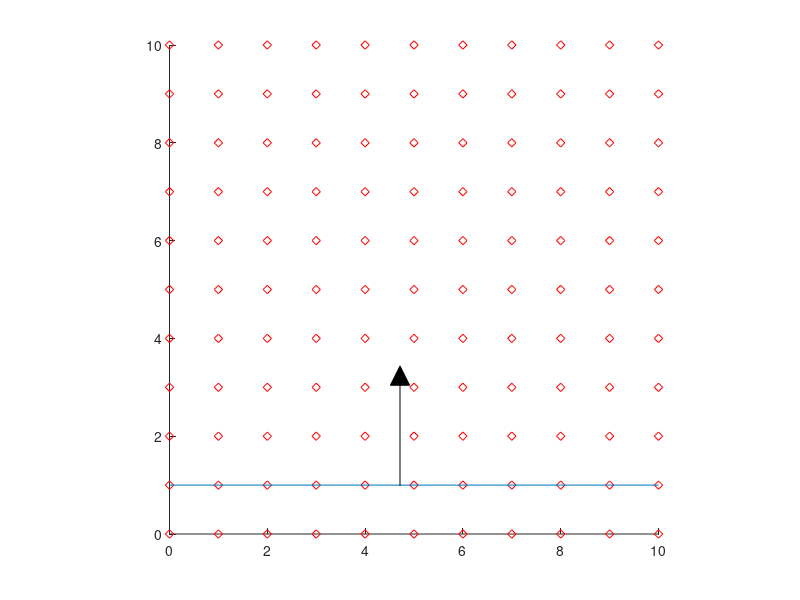
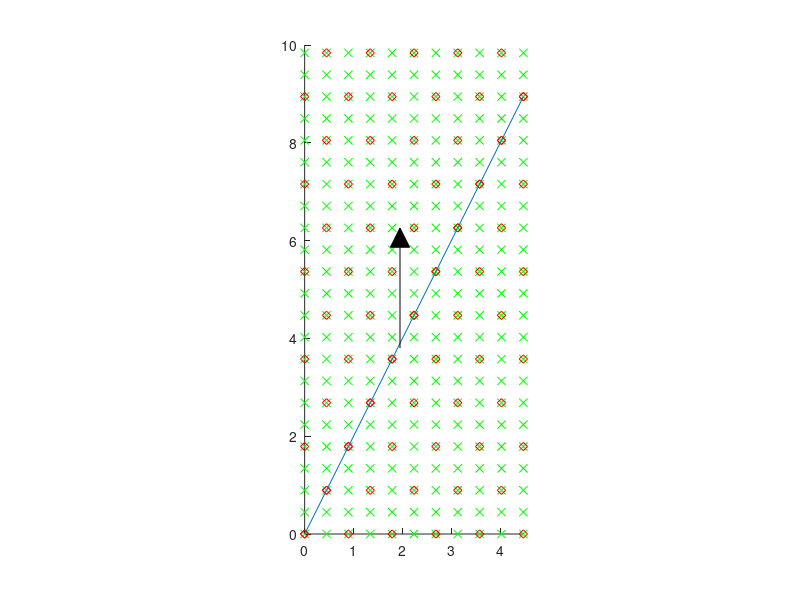
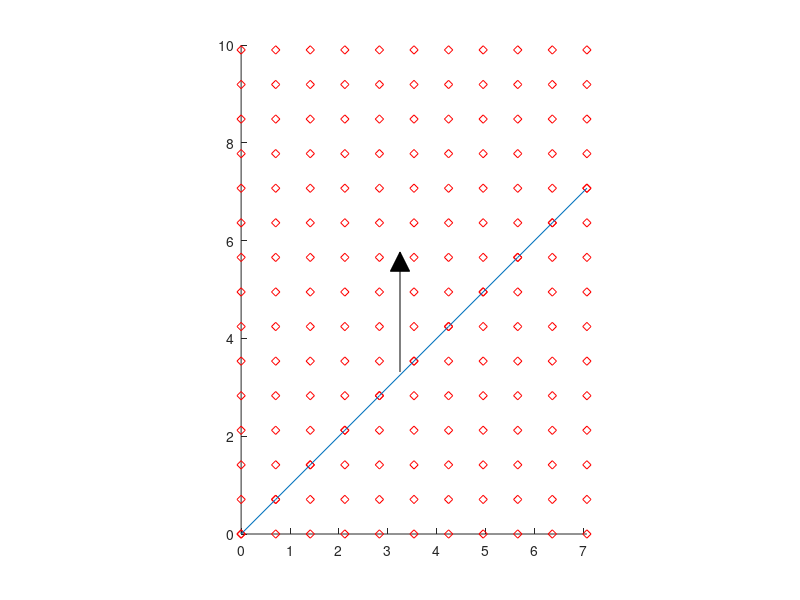

Source code (MATLAB) for these figures, in order:
close all;clear all;
c           = 1;                %感光源尺寸
L           = 10;               %线阵长度
y_length    = 10;               %推帚方向扫描长度
%%常规模式采样
theta       = 0.5*pi;
x_length    = L * sin(theta);
p           = c * sin(theta);   %空间网格宽度
x           = 0:p:x_length;
y           = 0:p:y_length;
figure;hold on;axis equal;
[X,Y] = meshgrid(x,y);
plot(X,Y,'rd')
axis([0 x_length 0 y_length])
plot(x,ones(1,length(x)))
annotation('arrow',[0.5 0.5],[0.19 0.39],'LineStyle','-','color',[0 0 0],'HeadStyle','plain');
saveas(gcf,'regular_sampling.png','png')
%%27度斜模式采样
theta       = atan(0.5);
x_length    = L * sin(theta);
p           = c * sin(theta);   %空间网格宽度
x           = 0:p:x_length;
y           = 0:p:y_length;
[X,Y] = meshgrid(x,y);
figure;hold on;axis equal; axis([0 x_length 0 y_length])
plot(X,Y,'gx')
for ii = 0:p:y_length
    y = 2*x + 4*ii;
    plot(x,y,'rd')
    y = 2*x - 4*ii;
    plot(x,y,'rd')
end
plot(x,2*x)
annotation('arrow',[0.5 0.5],[0.42 0.62],'LineStyle','-','color',[0 0 0],'HeadStyle','plain');
saveas(gcf,'27_tilting.png','png')
%%45度斜模式采样
theta       = 45*pi/180;
x_length    = L * sin(theta);
p           = c * sin(theta);   %空间网格宽度
x           = 0:p:x_length;
y           = 0:p:y_length;
[X,Y] = meshgrid(x,y);
figure;hold on;axis equal; axis([0 x_length 0 y_length])
for ii = 0:p:y_length
    y = x + ii;
    plot(x,y,'rd')
    y = x - ii;
    plot(x,y,'rd')
end
plot(x,x)
annotation('arrow',[0.5 0.5],[0.38 0.58],'LineStyle','-','color',[0 0 0],'HeadStyle','plain');
saveas(gcf,'45_tilting.png','png')
